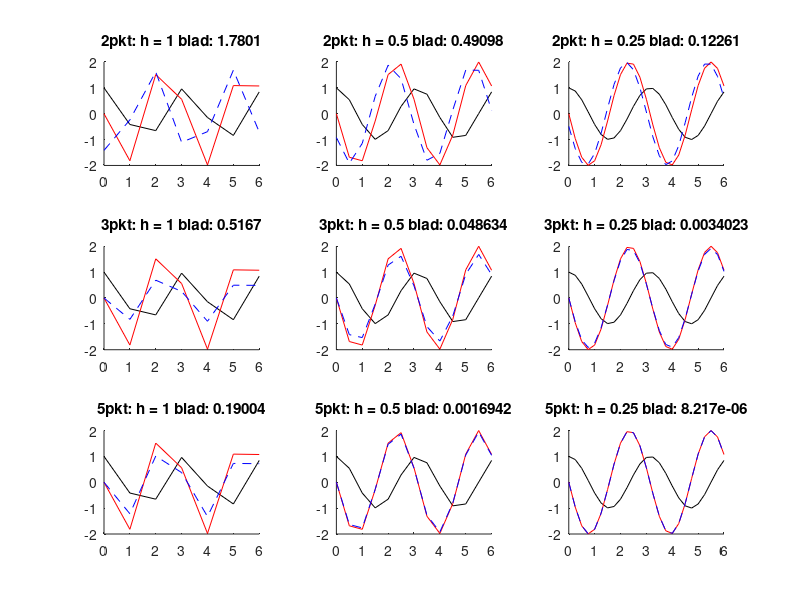
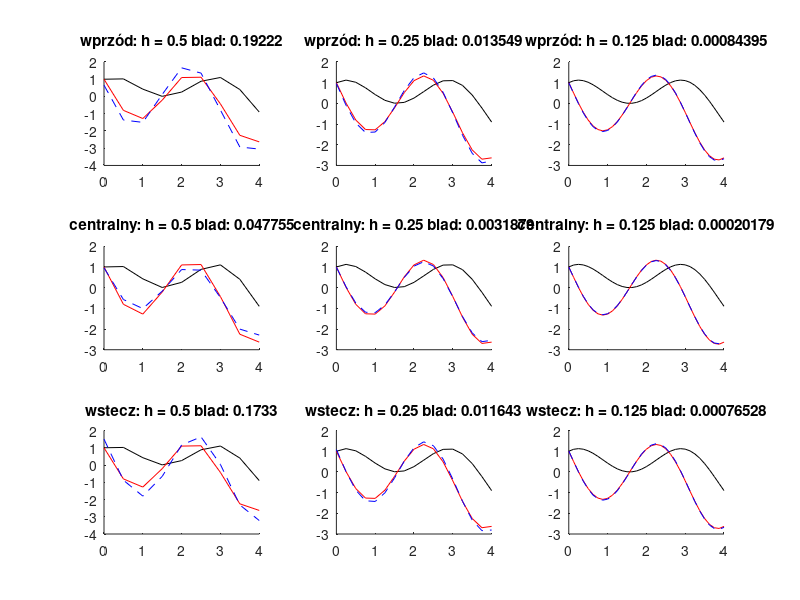
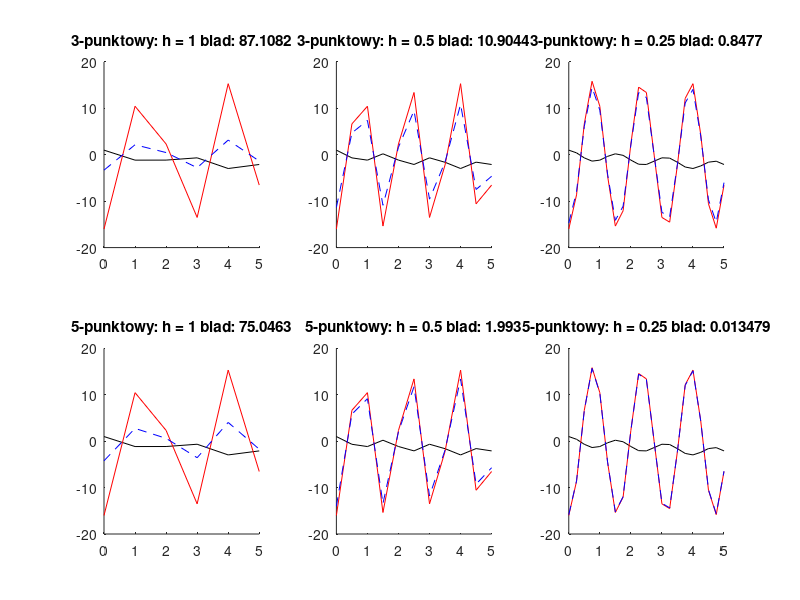

MATLAB code for these plots, in order:
function lab12_szablon()

z1()

z2()

z3()

end


function z1()
figure;

f =@(x) cos(2*x);
df = @(x) -2*sin(2.*x); % Analitycznie (ręcznie) obliczamy pierwszą pochodną
a = 0;
b = 6;
h = [1, 1/2, 1/4];

for i = 1:length(h) % jedna iteracja pętli tworzy nam jedną kolumnę wykresu
    xx = a:h(i):b;  % xx - określa dla jakich punktów liczymy pochodne
    
    subplot(3,3,i)
    hold on
    plot(xx, f(xx),'k')  %wykres funkcji f
    plot(xx,df(xx), 'r') % wykres pochodnej wyznaczonej analitycznie
    p2 = pochodna_z1(f,a,b,h(i),2); % funkcja oblicza wybrany pochodną z wybranego wzoru (2,3,5...określa ostatni parametr)
    plot(xx,p2, 'b--')   % wykres pochodnej
    mse2 = 1/length(xx)*sum((p2-df(xx)).^2);
    title(['2pkt: h = ', num2str(h(i)) ,' blad: ', num2str(mse2)])
    
    % 3-punktowy
    subplot(3,3,i+3)
    hold on
    plot(xx, f(xx),'k')
    plot(xx,df(xx), 'r')
    %
    p3 = pochodna_z1(f,a,b,h(i),3); % funkcja oblicza wybrany pochodną z wybranego wzoru (2,3,5...określa ostatni parametr)
    plot(xx,p3, 'b--')   % wykres pochodnej
    mse2 = 1/length(xx)*sum((p3-df(xx)).^2);
    title(['3pkt: h = ', num2str(h(i)) ,' blad: ', num2str(mse2)])
    
    % 5-punktowy
    subplot(3,3,i+6)
    hold on
    plot(xx, f(xx),'k')
    plot(xx,df(xx), 'r')
    %
    p5 = pochodna_z1(f,a,b,h(i),5); % funkcja oblicza wybrany pochodną z wybranego wzoru (2,3,5...określa ostatni parametr)
    plot(xx,p5, 'b--')   % wykres pochodnej
    mse2 = 1/length(xx)*sum((p5-df(xx)).^2);
    title(['5pkt: h = ', num2str(h(i)) ,' blad: ', num2str(mse2)])
end

end

function [p] = pochodna_z1(f,a,b,h,s)
    if s == 2 %
        p = zeros(1, length(a:h:b));   
        i = 1;
        for x = a:h:b                
           p(i) = (f(x+h)-f(x))/(h); 
           i = i + 1;
        end
    elseif s == 3 
        p = zeros(1, length(a:h:b));   
        i = 1;
        for x = a:h:b                
           p(i) = (f(x+h)-f(x-h))/(2.*h); 
           i = i + 1;
        end
    elseif s == 5
        p = zeros(1, length(a:h:b));   
        i = 1;
        for x = a:h:b                
           p(i) = (-f(x+2*h)+8*f(x+h)-8*f(x-h)+f(x-2*h))/(12.*h); 
           i = i + 1;
        end
    else
        p = NaN;
    end
end

function z2()


figure;

f = @(x) sin(x)+cos(2*x);
df = @(x) cos(x)-2*sin(2*x); 
a = 0;
b = 4;
h = [1/2, 1/4, 1/8];

for i = 1:length(h) 
    xx = a:h(i):b; 
    
    % 3-punktowy w przód
    subplot(3,3,i)
    hold on
    plot(xx, f(xx),'k')  %wykres funkcji f
    plot(xx,df(xx), 'r') % wykres pochodnej wyznaczonej analitycznie
    p2 = pochodna_z2(f,a,b,h(i),'p');
    plot(xx,p2, 'b--')   % wykres pochodnej
    mse2 = 1/length(xx)*sum((p2-df(xx)).^2);
    title(['wprzód: h = ', num2str(h(i)) ,' blad: ', num2str(mse2)])
    
    % 3-punktowy
    subplot(3,3,i+3)
    hold on
    plot(xx, f(xx),'k')
    plot(xx,df(xx), 'r')
    %
    p3 = pochodna_z2(f,a,b,h(i),'c');
    plot(xx,p3, 'b--')   % wykres pochodnej
    mse2 = 1/length(xx)*sum((p3-df(xx)).^2);
    title(['centralny: h = ', num2str(h(i)) ,' blad: ', num2str(mse2)])
    
    % 5-punktowy
    subplot(3,3,i+6)
    hold on
    plot(xx, f(xx),'k')
    plot(xx,df(xx), 'r')
    %
    p5 = pochodna_z2(f,a,b,h(i),'w');
    plot(xx,p5, 'b--')   % wykres pochodnej
    mse2 = 1/length(xx)*sum((p5-df(xx)).^2);
    title(['wstecz: h = ', num2str(h(i)) ,' blad: ', num2str(mse2)])
end

end

function [p] = pochodna_z2(f,a,b,h,s)
if s == 'p' % w przod
      p = zeros(1, length(a:h:b));   
        i = 1;
        for x = a:h:b                
           p(i) = (-3.*f(x)+4*f(x+h)-f(x+2*h))/(2*h);  
           i = i + 1;
        end   
elseif s == 'c' % centralny
    p = zeros(1, length(a:h:b));   
        i = 1;
        for x = a:h:b                 
           p(i) = (f(x+h)-f(x-h))/(2*h);  
           i = i + 1;
        end
elseif s =='w' % wstecz
   p = zeros(1, length(a:h:b));   
        i = 1;
        for x = a:h:b                
           p(i) = (f(x-2*h)-4*f(x-h)+3*f(x))/(2*h); 
           i = i + 1;
        end
else
    p = NaN;
end
end

function z3()
figure

%df = @(x) -4*sin(4*x)-1/2; % Analitycznie (ręcznie) obliczamy pierwszą pochodną
f = @(x) cos(4*x)-((1/2)*x);
dff = @(x) -16*cos(4*x) %DRUGA POCHODNA
a = 0;
b = 5;
h = [1, 1/2, 1/4];

for i = 1:length(h) 
    xx = a:h(i):b;     
    % 3-punktowy 
    subplot(2,3,i)
    hold on
    plot(xx, f(xx),'k')  %wykres funkcji f
    plot(xx,dff(xx), 'r') % wykres pochodnej wyznaczonej analitycznie
    p2 = pochodna_z3(f,a,b,h(i),3); 
    plot(xx,p2, 'b--')   % wykres pochodnej
    mse2 = 1/length(xx)*sum((p2-dff(xx)).^2);
    title(['3-punktowy: h = ', num2str(h(i)) ,' blad: ', num2str(mse2)])
    
    % 3-punktowy
    subplot(2,3,i+3)
    hold on
    plot(xx, f(xx),'k')
    plot(xx,dff(xx), 'r')
    %
    p3 = pochodna_z3(f,a,b,h(i),5); 
    plot(xx,p3, 'b--')   % wykres pochodnej
    mse2 = 1/length(xx)*sum((p3-dff(xx)).^2);
    title(['5-punktowy: h = ', num2str(h(i)) ,' blad: ', num2str(mse2)])
       
end

end

function [p] = pochodna_z3(f,a,b,h,s)
    if s == 3 %trojpunktowy
        i = 1;
        for x = a:h:b                
           p(i) = (f(x+h)-2*f(x)+f(x-h))/(h.^2); 
           i = i + 1;
        end
    elseif s == 5 %pięciopunktowy
         i = 1;
        for x = a:h:b               
           p(i) = (-f(x+2*h)+16*f(x+h)-30*f(x)+16*f(x-h)-f(x-2*h))/(12*h.^2); 
           i = i + 1;
        end
    else
        p = NaN;
    end
end